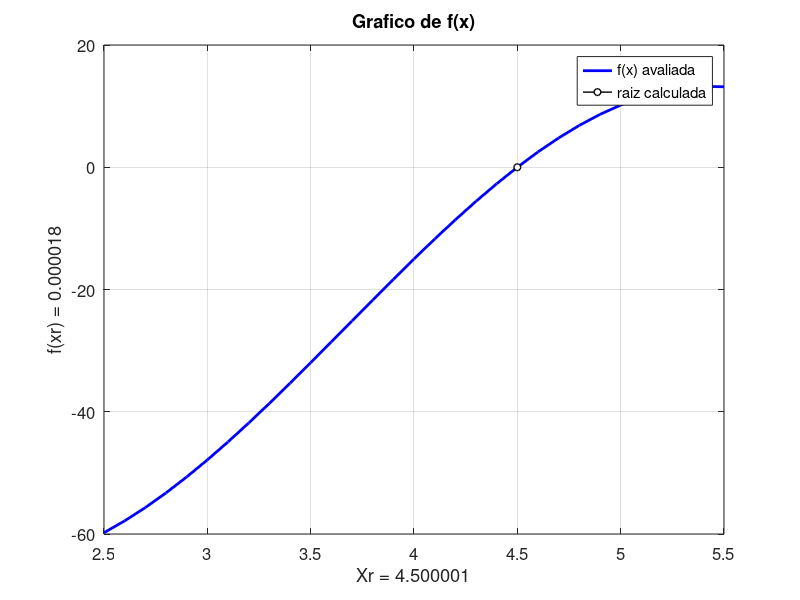
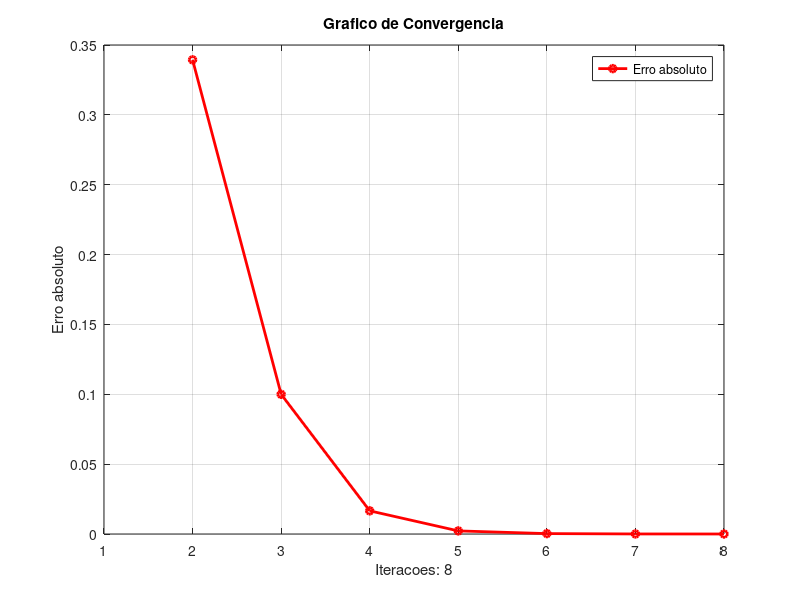

Recreate these plots in MATLAB, in order.
function List1Exercise9() #main
  clc;
 #Initializing values
  xI   = 2.5;
  xU   = 5.5;
  cont = 0;
  max  = 1000;
  tol = 1e-5;
  [dadosX, dadosY, dadosConv] = metodoDaFalsaPosicao(xI, xU, max, tol);
  printf('Colunas do grafico:');
  for i = 1:length(dadosX)
   printf('\nX = %.6f', dadosX(i));
   printf('  Y = %.6f', dadosY(i));
  endfor
  printf('\nQuantidade de iteracoes necessarias: %d\n', i);
  plotaGrafico(dadosX, dadosY, dadosConv, tol);
endfunction

#Calculate f(X)
function y = f(x)
  y = sin(x/2) .* (x - 9/2) .* (x + 29);
endfunction

#False position method
function [dadosX, dadosY, dadosConv] = metodoDaFalsaPosicao(xI, xU, max, tol)
  dadosX    = zeros(1, max);
  dadosY    = zeros(1, max);
  dadosConv = zeros(1, max);
  xrVelho   = inf;
  contU     = 0;
  contI     = 0;

  for i = 1: max
   fxI  = f(xI);
   fxU  = f(xU);
   xR   = xU - (fxU * (xI - xU)) / (fxI - fxU);
   fxR  = f(xR);
   eA   = abs(xR - xrVelho);
   dadosX(i) = xR;
   dadosY(i) = fxR;
   dadosConv(i) = eA;
    if fxI * fxR > 0
       xI = xR;
       contU  = 0;
       contI += 1;
       if contI > 1
         fxI = fxI / 2; #if xI stuck, force to reduce itself
       endif
     else
       xU = xR;
       contI = 0;
       contU += 1;
        if contU > 1
         fxU = fxU / 2; #if xU stuck, force to reduce itself
        endif
     endif
    if eA <= tol
      dadosX = dadosX(1:i);
      dadosY = dadosY(1:i);
      dadosConv = dadosConv(1:i); #remove empty spaces by truncating the vector
      break;
    endif
    xrVelho = xR;
  endfor

endfunction

# Show the graph of f(x) and tangent lines of the false position method
function plotaGrafico(dadosX, dadosY, dadosConv, tol)
  figure(1);
  qtdeFramesG = length(dadosX);
  x = 2.5:0.1:5.5;
  for cont = 1: qtdeFramesG
   clf;
   p1 = plot(x, f(x), 'linewidth', 2, 'color', [0 0 1]);
   hold on;
   p2 = plot(dadosX(cont), dadosY(cont), 'linewidth', 1, 'color', [0 0 0], 'marker',
   'o', 'markersize', 5, 'markerfacecolor', [1 1 1]);
   set(gca, 'fontsize', 12);
   xlabel(sprintf('Xr = %.6f', dadosX(cont)));
   ylabel(sprintf('f(xr) = %.6f', dadosY(cont)));
   legend([p1, p2], {'f(x) avaliada', 'raiz calculada'});
   title(sprintf('Grafico de f(x)'));
   grid on;
   pause(0.5);
  endfor
  #plot convergence graph
  figure(2);
  clf;
  i = 1:length(dadosConv);
  e = plot(i, dadosConv, 'r-o', 'linewidth', 2, 'markersize', 5);
  hold on;
  plot(1, tol, 'g--', 'linewidth', 1);
  title('Grafico de Convergencia');
  xlabel(sprintf('Iteracoes: %d', i(end)));
  ylabel('Erro absoluto'), ;
  legend(e, {'Erro absoluto'});
  grid on;

endfunction
